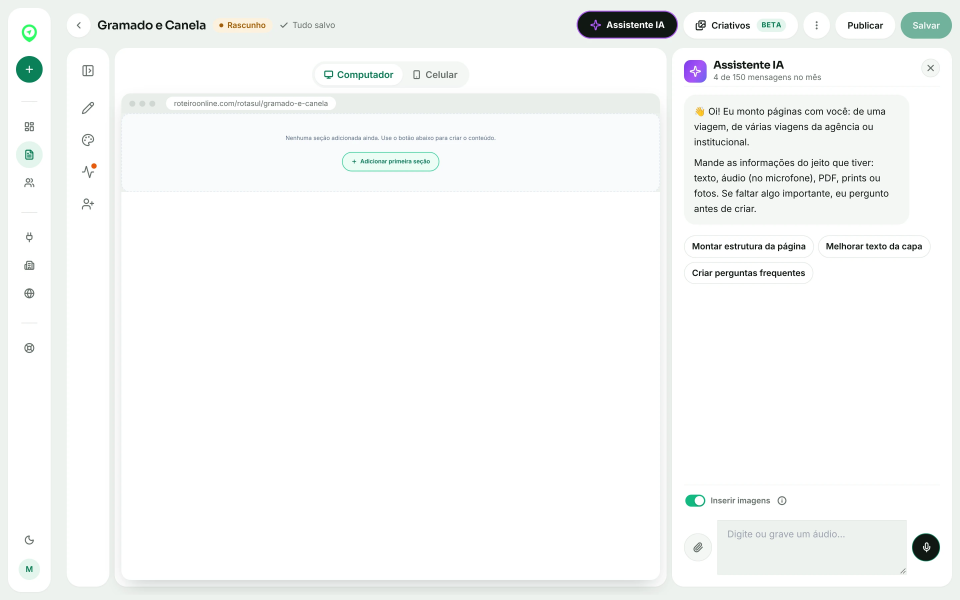
#> input picture tools/filme-assistente-ia/assets/ed/a01b-blank-ai-tall.webp, 2880 x 1800 px, given in place of b01-ofertas.webp, which was not available (shown at 1/3 size)
$ python prep_vertical.py ../assets/ed/a01b-blank-ai-tall.webp
#> lines starting #> are read from the running program, lines starting #| are printed output that depends on the picture; pictures that were not available may be replaced by others from this repository, and a replacement may not be noted
"""prep_vertical.py FILM_DIR : crops for the vertical film's split screen (S3) and its blurred backdrops.
A = the edit panel (css box 150,150 -> 600,720), B = the page preview (css box 590,150 -> 1150,540), both from the 2x editor states."""
import os, sys
from PIL import Image, ImageFilter

FILM = sys.argv[1]
ED, V = os.path.join(FILM, 'assets', 'ed'), os.path.join(FILM, 'assets', 'v')
os.makedirs(V, exist_ok=True)
S = ['b01-ofertas', 'b02-price-selected', 'b03-price-1', 'b03-price-11', 'b03-price-119', 'b03-price-1190',
     'c00-banner-aparencia', 'c01-hover-Cartao', 'c02-layout-Cartao']
A, B = (150, 150, 600, 720), (590, 150, 1150, 540)
for n in S:
    im = Image.open(os.path.join(ED, n + '.webp')).convert('RGB')
#> im is the input picture: PIL image 2880x1800 RGB; mean R, G, B 246.4, 248, 247.2
    im.crop(tuple(v * 2 for v in A)).save(os.path.join(V, 'A-' + n + '.webp'), 'WEBP', quality=90, method=6)
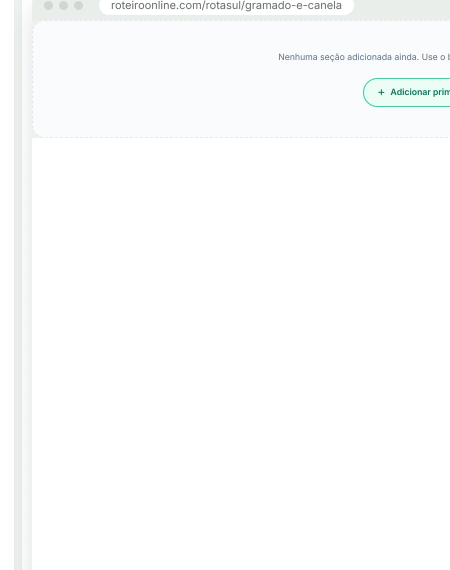
#> saved as A-b01-ofertas.webp: PIL image 900x1140 RGB (shown at 1/2 size); mean R, G, B 251.8, 252.7, 252.7
    im.crop(tuple(v * 2 for v in B)).save(os.path.join(V, 'B-' + n + '.webp'), 'WEBP', quality=90, method=6)
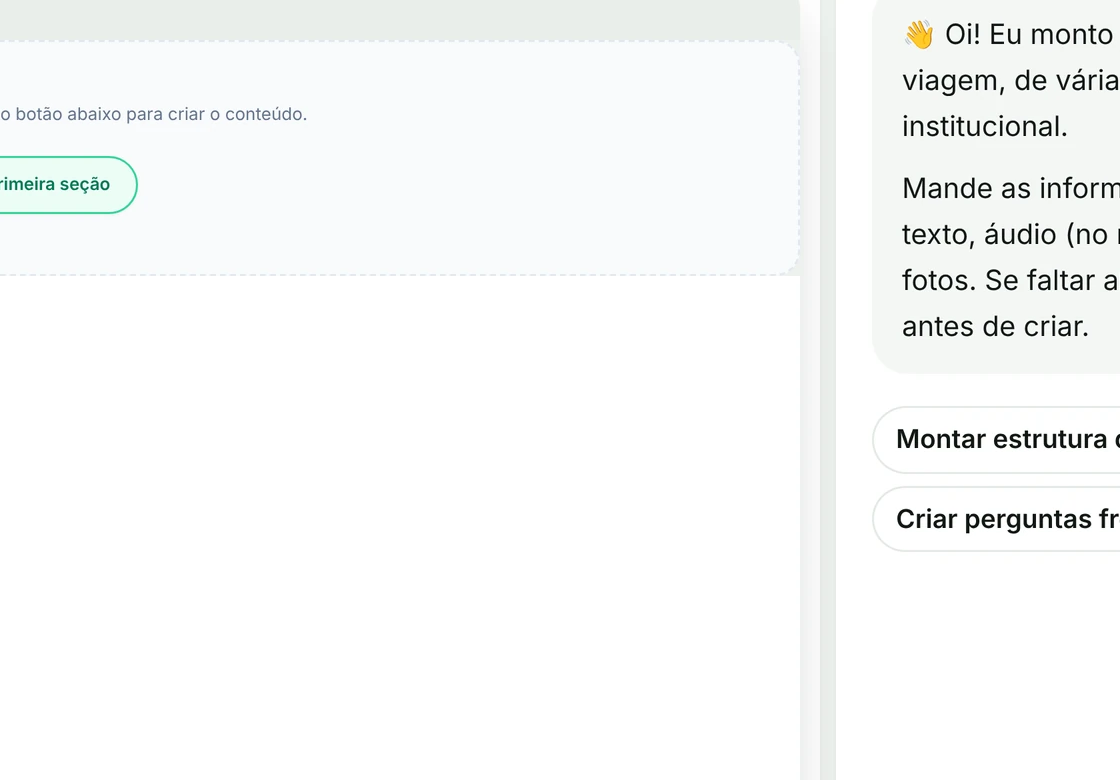
#> saved as B-b01-ofertas.webp: PIL image 1120x780 RGB; mean R, G, B 247.7, 249, 248.6
#> pass 2 of the loop `for n in S:`:
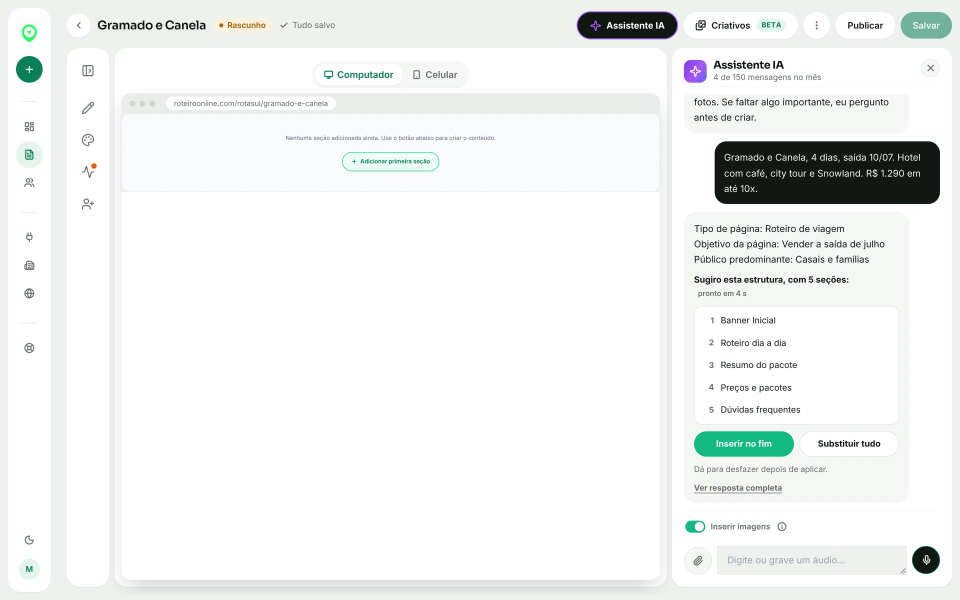
#> input picture tools/filme-assistente-ia/assets/ed/a03-structure.webp, 2880 x 1800 px, given in place of b02-price-selected.webp, which was not available (shown at 1/3 size)
#> im is the input picture: PIL image 2880x1800 RGB; mean R, G, B 239.7, 242.2, 241
#> `im.crop(tuple(v * 2 for v in A)).save(os.path.join(V, 'A-' + n + '.web..`:
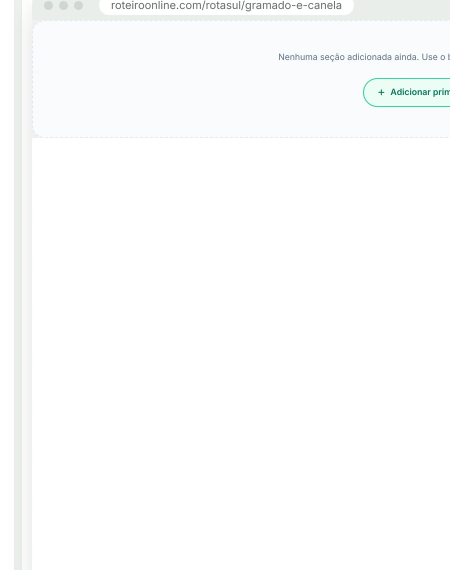
#> saved as A-b02-price-selected.webp: PIL image 900x1140 RGB (shown at 1/2 size); mean R, G, B 251.8, 252.7, 252.7
#> `im.crop(tuple(v * 2 for v in B)).save(os.path.join(V, 'B-' + n + '.web..`:
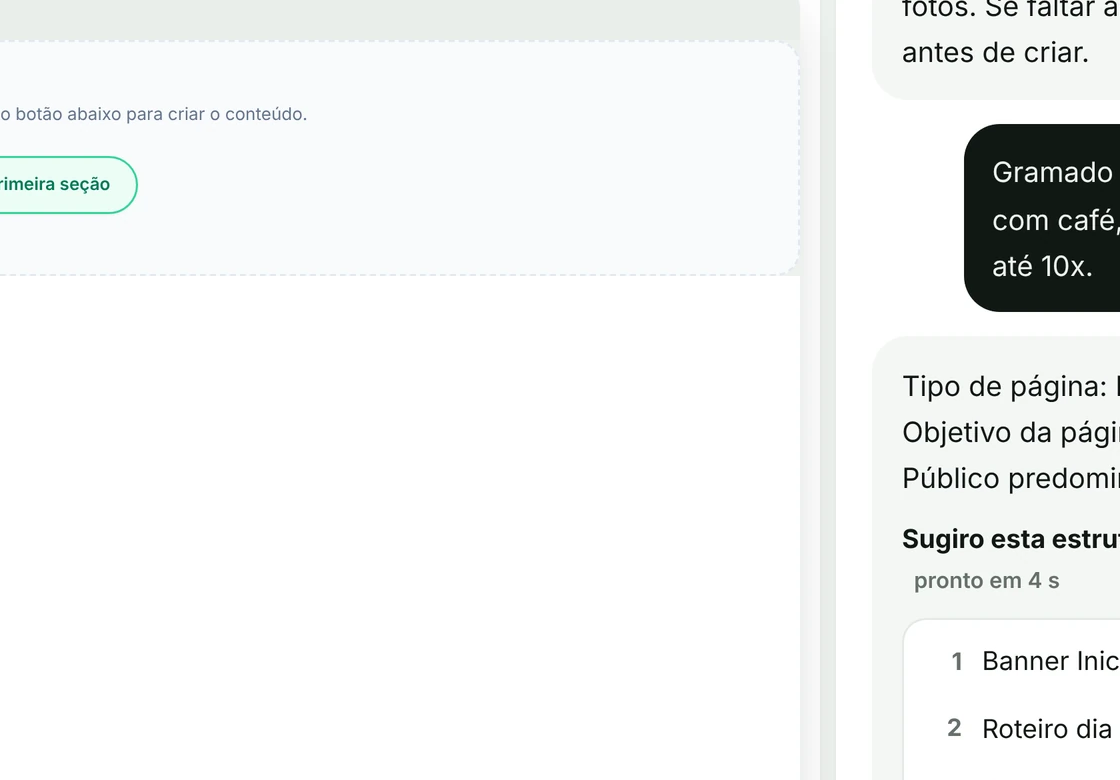
#> saved as B-b02-price-selected.webp: PIL image 1120x780 RGB; mean R, G, B 240.6, 242.2, 241.6
#> (the run stopped early here; a loop or call above may not have finished)
